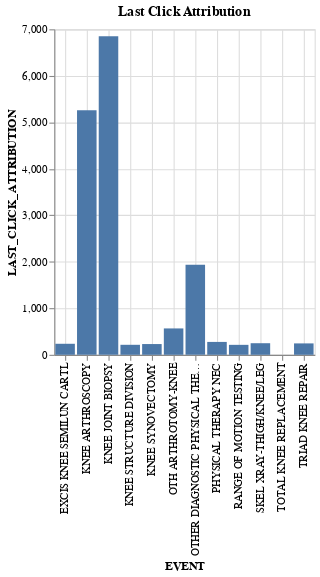

Source (notebook cell):
### Markdown cell above
<p style = 'font-size:16px;font-family:Arial'>The above output shows the total of each type of event for FIRST CLICK ATTRIBUTION. It means that the event <b>RANGE OF MOTION TESTING</b> was the first event in maximum number of cases followed by SKEL XRAY - THIGH/KNEE/LEG.</p>

### Code cell
%chart EVENT, LAST_CLICK_ATTRIBUTION, title="Last Click Attribution", width = 600

### Figure 1 — Vega-Lite specification as saved in the notebook (floating-point values rounded to 4 significant figures)
{"$schema": "https://vega.github.io/schema/vega-lite/v3.json", "data": {"format": {"type": "csv"}, "values": "\"EVENT\",\"FIRST_CLICK_ATTRIBUTION\",\"LAST_CLICK_ATTRIBUTION\",\"UNIFORM_ATTRIBUTION\",\"EXPONENTIAL_ATTRIBUTION\"\n\"KNEE JOINT BIOPSY\",\"134\",\"6853\",\"1518.120133091847\",\"3667.8067681261573\"\n\"KNEE ARTHROSCOPY\",\"126\",\"5261\",\"1828.367607018838\",\"3619.298329857851\"\n\"OTHER DIAGNOSTIC PHYSICAL THERAPY PROCEDURE\",\"0\",\"1938\",\"363.6629836666627\",\"997.490914908621\"\n\"OTH ARTHROTOMY-KNEE\",\"133\",\"567\",\"3628.1780402992295\",\"3627.9258138229907\"\n\"PHYSICAL THERAPY NEC\",\"114\",\"277\",\"4546.251630984557\",\"2329.1769794030342\"\n\"SKEL XRAY-THIGH/KNEE/LEG\",\"3563\",\"249\",\"910.8024095958972\",\"378.1904631362621\"\n\"TRIAD KNEE REPAIR\",\"121\",\"245\",\"255.50543839115983\",\"268.47105163169584\"\n\"EXCIS KNEE SEMILUN CARTL\",\"145\",\"237\",\"268.4785925632691\",\"268.1174691916921\"\n\"KNEE SYNOVECTOMY\",\"108\",\"231\",\"258.4355625755409\",\"267.4573001704249\"\n\"KNEE STRUCTURE DIVISION\",\"120\",\"215\",\"262.51587664142005\",\"254.95417873057917\"\n\"RANGE OF MOTION TESTING\",\"11723\",\"214\",\"2446.6817251719767\",\"608.1107310205732\"\n\"TOTAL KNEE REPLACEMENT\",\"\",\"\",\"\",\"\"\n"}, "encoding": {"x": {"axis": {"grid": true, "title": "EVENT"}, "field": "EVENT", "type": "nominal"}, "y": {"axis": {"grid": true, "title": "LAST_CLICK_ATTRIBUTION"}, "field": "LAST_CLICK_ATTRIBUTION", "type": "quantitative"}}, "mark": {"color": "#4C78A8", "type": "bar"}, "title": "Last Click Attribution", "width": "600"}
